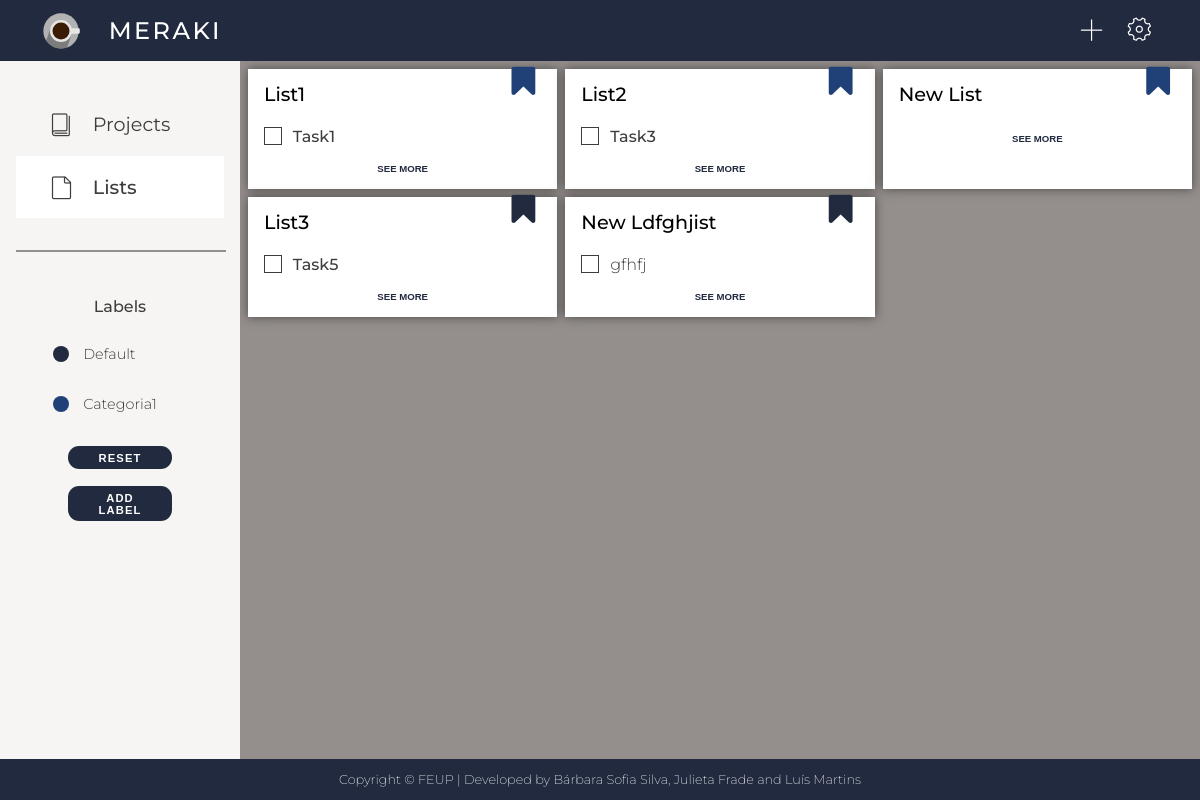
The page /pages/lists.php (signed in) on the database its author committed.
### tables this page shows
CREATE TABLE Category (
    ID        INTEGER PRIMARY KEY AUTOINCREMENT,
    Name      STRING,
    Color     INTEGER,
    ProjectID INTEGER REFERENCES Project (ID) ON DELETE CASCADE,
    UserID    INTEGER REFERENCES User (ID) ON DELETE CASCADE 
);

CREATE TABLE Task (
    ID     INTEGER PRIMARY KEY AUTOINCREMENT,
    ListID INTEGER REFERENCES List (ID) ON DELETE CASCADE,
    Name   STRING  NOT NULL,
    Priority INTEGER DEFAULT 0,
    isDone BOOLEAN NOT NULL
                       DEFAULT FALSE
);

### pages/lists.php (called while the page is built)
<?php
include_once('../includes/init.php');
include_once('../database/category.php');
include_once('../database/list.php');
include_once('../database/task.php');
$lists = getUserLists(getUserID(), 'FALSE');
$categories = getUserCategories(getUserID());
$tasks = null;
for($i=0; $i<count($lists); $i++) {
    $tasks[$i] = getTasksDone($lists[$i]['ID'], 'FALSE');
}
include_once('../templates/common/header.php');
include_once('../templates/common/aside.php');
include_once('../templates/contents/list_grid.php');
include_once('../templates/common/footer.php');
?>

### includes/session.php (called while the page is built, shortened)
<?php
   function getUserID() {
       if(isset($_SESSION['userID'])) {
            return $_SESSION['userID'];
       } else {
           return null;
       }
   }
?>

### database/category.php (called while the page is built, shortened)
<?php
    function getUserCategories($userID) {
        global $dbh;
        try {
            $stmt = $dbh->prepare('SELECT ID, Name, Color FROM Category WHERE UserID = ?');
            $stmt->execute(array($userID));
            return $stmt->fetchAll();
        }catch(PDOException $e) {
            return null;
        }
    }
?>

### database/list.php (called while the page is built, shortened)
<?php
	function getUserLists($userID, $isArchived) {
		global $dbh;
		try {
			$stmt = $dbh->prepare('SELECT List.ID, List.Name, Category.Color FROM List JOIN Category ON Category.ID = List.CategoryID WHERE Category.UserID = ? AND List.isArchived = ? ORDER BY Category.Color');
			$stmt->execute(array($userID, $isArchived));
			return $stmt->fetchAll();
		} catch(PDOException $e) {
			return null;
		}
	}
?>

### database/task.php (called while the page is built, shortened)
<?php
function getTasksDone($listID, $isDone) {
    global $dbh;
    try{
        $stmt = $dbh->prepare('SELECT ID, Name, Priority FROM Task WHERE ListID = ? AND isDone = ? LIMIT 5');
        $stmt->execute(array($listID, $isDone));
        return $stmt->fetchAll();
    } catch(PDOException $e) {
        return null;
    }
}
?>

### templates/lists/list_box.php (the view, shortened to what this page needs)
<?php for($i=0; $i<count($lists); $i++) { ?>
<div  class="list_box <?php echo "color".substr($lists[$i]['Color'],1)?>">
    <div id="list_box_header">
        <h1><?php echo $lists[$i]['Name']?></h1>
        <button onclick="plus_button(0, <?php echo $lists[$i]['ID'] ?>)">
            <i class="fa fa-bookmark" aria-hidden="true" style="color: <?php echo $lists[$i]['Color']?>"></i>
        </button>
    </div>
    <div class="checkboxAndLabel">
        <?php for($j=0; $j<count($tasks[$i]); $j++) {?>
            <label class="<?php if($tasks[$i][$j]['Priority'] == 1) echo 'priorityMode' ?>" for= <?php echo $tasks[$i][$j]['ID']?>> <?php echo $tasks[$i][$j]['Name']?> </label>
        <?php } ?>
    </div>
    <button id="more" onclick="openDialog('List', <?php echo $lists[$i]['ID'] ?>)">
        See More
    </button>
</div>
<?php }?>

### templates/common/aside.php (shortened to what this page needs)
<aside>
    <div id="aside_container">
        <nav>
            <a id="projects_menu_option" class="menu_option" href="projects.php">
                <span class="lnr lnr-book"></span>
                <p id="projects_menu_text">Projects</p>
            </a>
            <a id="lists_menu_option" class="menu_option" href="lists.php">
                <span class="lnr lnr-file-empty"></span>
                <p id="lists_menu_text">Lists</p>
            </a>
        </nav>
        <div id="aside_content">
            <hr>
            <section id="labels_section">
                <h2>Labels</h2>
                <?php if($categories !== null) {
                    foreach($categories as $category) { ?>
                <div onclick="searchLabel('<?php echo "color".substr($category['Color'],1)?>')" class="label_option">
                    <div class="circle" style="background: <?php echo $category['Color'] ?>"></div>
                    <p><?php echo $category['Name'] ?></p>
                </div>
                <?php } ?>
                <?php } ?>
            </section>
            <button class="managelabel" onclick="resetSearchLabel()">Reset</button>
            <button class="managelabel" onclick="openDialog('Add Label')">Add Label</button>
        </div>
    </div>
</aside>

### css/style.css (style rules this page uses)
body { margin: 0 auto; background-color: #222a3f; color: #3d3d3b; font-family: "Montserrat", sans-serif; }
a, button, input[type="button"], input[type="submit"] { border: none; outline: none; cursor: pointer; }
a, button { text-decoration: none; color: #222a3f; background: none; }
aside { grid-area: aside; background-color: #f6f5f3; overflow-y: hidden; }
aside #aside_container { display: grid; grid-template-columns: auto; grid-template-rows: auto 1fr; grid-template-areas: "nav" "content"; padding: 2em 1em 2em 1em; }
#aside_container nav { grid-area: nav; display: flex; flex-direction: column; align-items: flex-start; }
#aside_container #aside_content { grid-area: content; }
#aside_content hr, #sidenav hr { width: 100%; border: 0.5px solid #948f8c; margin: 2em 0; }
.menu_option { display: grid; grid-template-columns: auto 1fr; grid-auto-rows: auto; grid-template-areas: "icon text"; align-items: center; color: #3d3d3b; width: 100%; }
.menu_option p { grid-area: text; font-size: 1.2em; font-weight: 400; }
.menu_option span { grid-area: icon; font-size: 1.5em; margin: 0 0.8em 0 1.4em; }
#aside_content h2, #sidenav h2 { font-size: 1em; font-weight: 500; text-align: center; width: 100%; }
#aside_content section, #sidenav section { margin: 1em 0; overflow-y: auto; max-height: 33.5vh; }
.label_option { display: flex; align-items: center; color: #3d3d3b; cursor: pointer; box-sizing: border-box; padding: 1em 1em 1em 2.3em; }
.label_option .circle { grid-area: circle; width: 1em; height: 1em; border-radius: 50%; min-width: 1em; }
.label_option p { font-size: 0.9em; font-weight: 300; margin: 0 1em; flex-grow: 1; word-break: break-all; }
button.managelabel { display: block; margin: auto; font-size: 0.7em; font-weight: 800; letter-spacing: 0.1em; text-transform: uppercase; background-color: #222a3f; color: white; width: 50%; padding: 0.5em 1.5em; border-radius: 1em; margin-top: 1.5em; }
.list_box, .project_box { display: flex; flex-direction: column; justify-content: flex-start; align-items: flex-start; background-color: white; padding: 0 1em 1em 1em; box-shadow: 0px 0px 10px 0px rgba(0, 0, 0, 0.5); }
.checkboxAndLabel label { font-weight: 300; }
.checkboxAndLabel input[type="checkbox"] + label { display: block; position: relative; padding-left: 1.8em; padding-bottom: 0.2em; padding-top: 0.5em; cursor: pointer; }
.checkboxAndLabel input[type="checkbox"] + label:last-child { margin-bottom: 0; }
.checkboxAndLabel input[type="checkbox"] + label:before { content: ""; display: block; width: 1em; height: 1em; border: 0.08em solid #3d3d3b; position: absolute; left: 0; z-index: 1; -webkit-transition: all 0.12s, border-color 0.08s; transition: all 0.12s, border-color 0.08s; }
.list_box { padding: 0 1em 0em 1em; word-break: break-all; }
#list_box_header { display: flex; justify-content: space-between; align-items: center; width: 100%; }
#list_box_header h1 { color: black; font-size: 1.2em; font-weight: 500; }
#list_box_header i { font-size: 2.5em; color: #865766; align-self: flex-start; }
#list_box_header button { margin-top: -0.4em; align-self: flex-start; }
#more { font-size: 0.6em; font-weight: 700; text-align: center; text-transform: uppercase; background-color: white; color: #222a3f; margin: 1em 0; padding: 0.5em 1.5em; border: none; border-radius: 1em; align-self: center; }
.task_line.priorityMode label, .checkboxAndLabel label.priorityMode { font-weight: 500; }

### rows shown on the page
category: Name "Default"
category: Name "Categoria1"
task: Name "Task1"
task: Name "Task3"
task: Name "Task5"
task: Name "gfhfj"

### other values the page prints
$lists[$i]['Name'] "List1"
$lists[$i]['Name'] "List2"
$lists[$i]['Name'] "New List"
$lists[$i]['Name'] "List3"
$lists[$i]['Name'] "New Ldfghjist"
